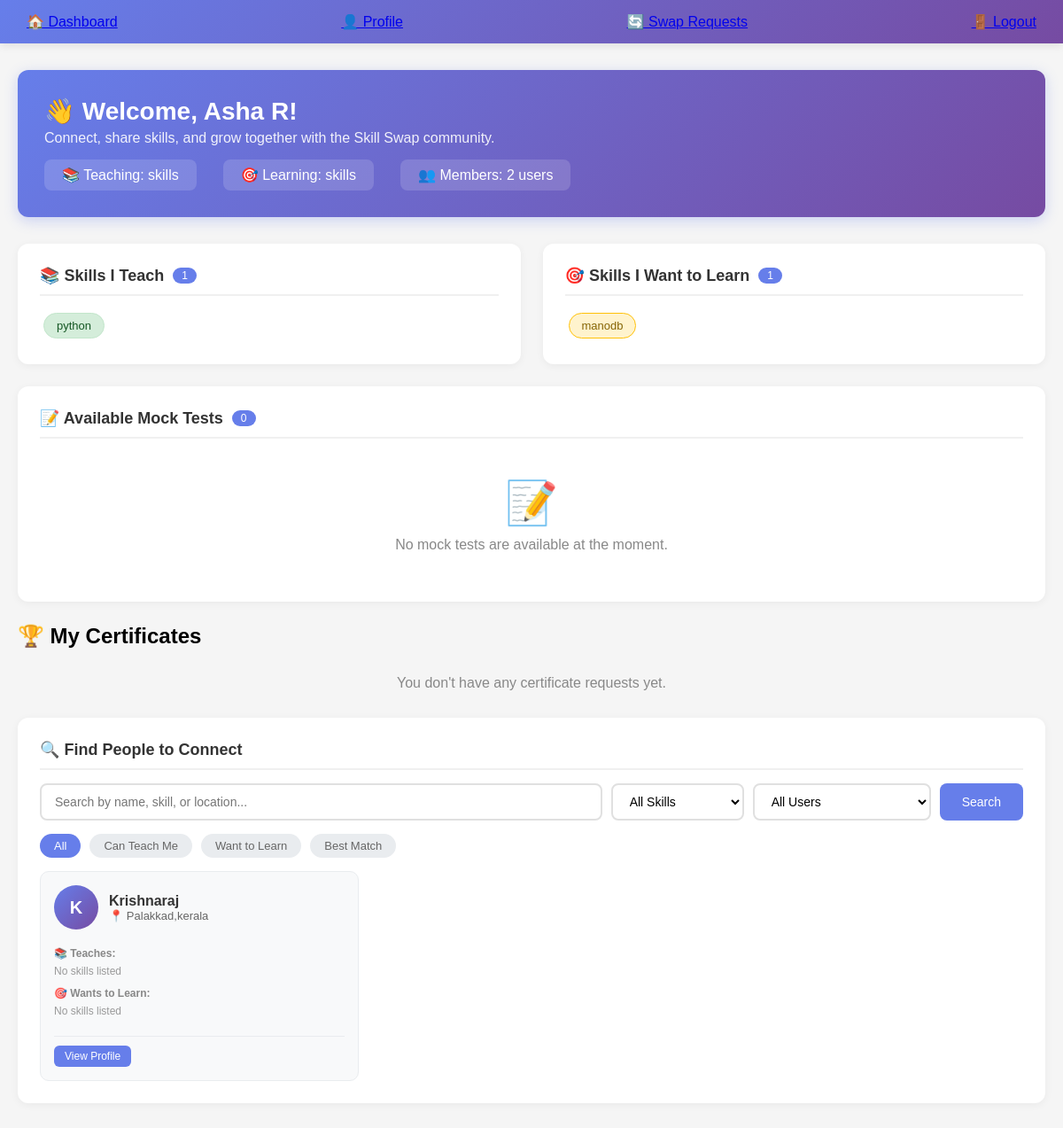
The page /dashboard/ (signed in) on the database its author committed.
### skillapp/models.py (models this page shows, shortened)
class Profile(models.Model):
    username = models.CharField(max_length=100, unique=True)
    email = models.EmailField(unique=True)
    password = models.CharField(max_length=100)
    full_name = models.CharField(max_length=200, blank=True)
    bio = models.TextField(blank=True)
    location = models.CharField(max_length=200, blank=True)
    created_at = models.DateTimeField(auto_now_add=True)

class ProfileSkill(models.Model):
    SKILL_TYPE = (
        ('teach', 'I Can Teach'),
        ('learn', 'I Want to Learn'),
    )
    profile = models.ForeignKey(Profile, on_delete=models.CASCADE, related_name='profile_skills')
    skill = models.ForeignKey(Skill, on_delete=models.CASCADE)
    skill_type = models.CharField(max_length=10, choices=SKILL_TYPE)
    created_at = models.DateTimeField(auto_now_add=True)
    class Meta:
        unique_together = ('profile', 'skill', 'skill_type')

class Skill(models.Model):
    name = models.CharField(max_length=100, unique=True)

### skillapp/views.py (the view)
# urls.py: path('dashboard/', views.dashboard, name='dashboard'),
def dashboard(request):
    if "user_id" not in request.session:
        return redirect("login")
    user_id = request.session["user_id"]
    try:
        user = Profile.objects.get(id=user_id)
    except Profile.DoesNotExist:
        return redirect("login")
    user_teaches = user.profile_skills.filter(
        skill_type="teach"
    )
    user_learns = user.profile_skills.filter(
        skill_type="learn"
    )
    other_users = Profile.objects.exclude(
        id=user_id
    )
    all_skills = Skill.objects.all()
    total_users = Profile.objects.count()
    pending_requests_count = SkillSwapRequest.objects.filter(
        to_user=user,
        status="pending"
    ).count()
    available_mock_tests = MockTest.objects.filter(
        status="active"
    )
    certificate_requests = CertificateRequest.objects.filter(
        student=user
    ).select_related(
        "test",
        "tutor",
        "attempt"
    ).order_by(
        "-requested_at"
    )
    certificates = Certificate.objects.filter(
        student=user
    ).select_related(
        "test",
        "tutor"
    ).order_by(
        "-issued_date"
    )
    for other in other_users:
        other.teaches_skills = other.profile_skills.filter(
            skill_type="teach"
        )
        other.learns_skills = other.profile_skills.filter(
            skill_type="learn"
        )
    context = {
        "user": user,
        "user_teaches": user_teaches,
        "user_learns": user_learns,
        "other_users": other_users,
        "all_skills": all_skills,
        "total_users": total_users,
        "pending_requests_count":
            pending_requests_count,
        "available_mock_tests":
            available_mock_tests,
        "certificate_requests":
            certificate_requests,
        "certificates":
            certificates,
    }
    return render(
        request,
        "dashboard.html",
        context
    )

### skill_swap/templates/dashboard.html (shortened to what this page needs)
<!DOCTYPE html>
<html>
<head>
</head>
<body>
    <nav class="navbar">
    <a href="{% url 'dashboard' %}" class="nav-link">
        🏠 Dashboard
    </a>
    <a href="{% url 'view_profile' user.id %}" class="nav-link">
        👤 Profile
    </a>
    <a href="{% url 'swap_requests' %}" class="nav-link">
        🔄 Swap Requests
    </a>
    <a href="{% url 'logout' %}" class="nav-link">
        🚪 Logout
    </a>
</nav>
    <div class="container">
        <div class="welcome-banner">
            <h1>👋 Welcome, {{ user.full_name|default:user.username }}!</h1>
            <p>Connect, share skills, and grow together with the Skill Swap community.</p>
            <div class="stats">
                <div class="stat-item">
                    📚 Teaching: {{ user.teaches_skills.count }} skills
                </div>
                <div class="stat-item">
                    🎯 Learning: {{ user.learns_skills.count }} skills
                </div>
                <div class="stat-item">
                    👥 Members: {{ total_users }} users
                </div>
            </div>
        </div>
        <div class="grid">
    <div class="card">
        <h3>
            📚 Skills I Teach
            <span class="badge">{{ user_teaches.count }}</span>
        </h3>
        {% if user_teaches %}
            <div>
                {% for profile_skill in user_teaches %}
                    <span class="skill-tag skill-teach">
                        {{ profile_skill.skill.name }}
                    </span>
                {% endfor %}
            </div>
        {% endif %}
    </div>
    <div class="card">
        <h3>
            🎯 Skills I Want to Learn
            <span class="badge">{{ user_learns.count }}</span>
        </h3>
        {% if user_learns %}
            <div>
                {% for profile_skill in user_learns %}
                    <span class="skill-tag skill-learn">
                        {{ profile_skill.skill.name }}
                    </span>
                {% endfor %}
            </div>
        {% endif %}
    </div>
</div>
<div class="card">
    <h3>
        📝 Available Mock Tests
        <span class="badge">{{ available_mock_tests.count }}</span>
    </h3>
    {% if available_mock_tests %}
        <div class="mock-test-grid">
            {% for test in available_mock_tests %}
                <div class="mock-test-card">
                    <div class="mock-test-header">
                        <div>
                            <h4>{{ test.title }}</h4>
                            <span class="difficulty difficulty-{{ test.difficulty }}">
                                {{ test.get_difficulty_display }}
                            </span>
                        </div>
                    </div>
                    <div class="mock-test-info">
                        <p>
                            📚 Questions:
                            <strong>{{ test.total_questions }}</strong>
                        </p>
                        <p>
                            ⭐ Marks per Question:
                            <strong>{{ test.marks_per_question }}</strong>
                        </p>
                        <p>
                            🎯 Passing Score:
                            <strong>{{ test.passing_score }}%</strong>
                        </p>
                        {% if test.description %}
                            <p class="mock-description">
                                {{ test.description }}
                            </p>
                        {% endif %}
                    </div>
                    <div class="mock-test-action">
                        <a href="{% url 'attempt_mock_test' test.id %}"
                           class="btn btn-primary">
                            🚀 Attempt Mock Test
                        </a>
                        <a href="{% url 'view_test_results' test.id %}"
       class="btn btn-outline"
       style="width: 100%; margin-top: 10px;">
        📊 View Results
    </a>
                    </div>
                </div>
            {% endfor %}
        </div>
    {% else %}
        <div class="empty-state">
            <div class="icon">📝</div>
            <p>
                No mock tests are available at the moment.
            </p>
        </div>
    {% endif %}
</div>
<div class="dashboard-card">
    <div class="card-header">
        <h2>🏆 My Certificates</h2>
    </div>
    {% if certificate_requests %}
        {% for certificate_request in certificate_requests %}
            <div class="certificate-request-card">
                <div class="certificate-info">
                    <h3>
                        {{ certificate_request.test.title }}
                    </h3>
                    <p>
                        Tutor:
                        {{ certificate_request.tutor.full_name|default:certificate_request.tutor.username }}
                    </p>
                    <p>
                        Score:
                        {{ certificate_request.attempt.score }}
                    </p>
                    <p>
                        Requested:
                        {{ certificate_request.requested_at|date:"d M Y" }}
                    </p>
                </div>
                <div class="certificate-status">
                    {% if certificate_request.status == "pending" %}
                        <span class="status pending">
                            ⏳ Waiting for Tutor Approval
                        </span>
                    {% elif certificate_request.status == "approved" %}
                        <span class="status approved">
                            ✅ Approved by Tutor
                        </span>
                        <p>
                            Your certificate request has been
                            approved by the tutor.
                        </p>
                    <a
                       href="{% url 'certificate_payment' certificate_request.id %}"
                       class="payment-btn">
                       💳 Pay ₹199
                    </a>
                    {% elif certificate_request.status == "rejected" %}
                        <span class="status rejected">
                            ❌ Request Rejected
                        </span>
                    {% elif certificate_request.status == "paid" %}
                        <span class="status paid">
                            💳 Payment Completed
                        </span>
                        <p>
                            Payment successful.
                            Your certificate is being generated.
                        </p>
                    {% elif certificate_request.status == "completed" %}
                        <span class="status completed">
                            🏆 Certificate Issued
                        </span>
                        <br><br>
                        <a
                            href="{% url 'view_certificate' certificate_request.id %}"
                            class="certificate-btn"
                        >
                            🏆 View Certificate
                        </a>
                    {% endif %}
                </div>
            </div>
        {% endfor %}
    {% else %}
        <div class="empty-state">
            <p>
                You don't have any certificate requests yet.
            </p>
        </div>
    {% endif %}
</div>
        <div class="card">
            <h3>🔍 Find People to Connect</h3>
            <div class="search-box">
                <input type="text" placeholder="Search by name, skill, or location..." id="searchInput">
                <select id="skillFilter">
                    <option value="">All Skills</option>
                </select>
                <select id="filterType">
                    <option value="all">All Users</option>
                </select>
                <button onclick="searchUsers()">Search</button>
            </div>
            <div class="filter-tabs">
                <button class="filter-tab active" onclick="filterUsers('all')">All</button>
                <button class="filter-tab" onclick="filterUsers('teach')">Can Teach Me</button>
                <button class="filter-tab" onclick="filterUsers('learn')">Want to Learn</button>
                <button class="filter-tab" onclick="filterUsers('match')">Best Match</button>
            </div>
           <div id="searchResults" class="user-grid">
    {% if other_users %}
        {% for other in other_users %}
            <div class="user-card"
                 data-teaches="{% for s in other.teaches_skills %}{{ s.skill.name }},{% endfor %}"
                 data-learns="{% for s in other.learns_skills %}{{ s.skill.name }},{% endfor %}">
                <div class="user-card-header">
                    <div class="user-avatar">
                        {{ other.full_name|slice:":1"|upper|default:other.username|slice:":1"|upper }}
                    </div>
                    <div>
                        <div class="user-name">
                            {{ other.full_name|default:other.username }}
                        </div>
                        <div class="user-location">
                            📍 {{ other.location|default:"Location not set" }}
                        </div>
                    </div>
                </div>
                <div class="user-skills">
                    <span class="label">📚 Teaches:</span>
                    {% for profile_skill in other.teaches_skills %}
                        <span class="skill-tag skill-teach">
                            {{ profile_skill.skill.name }}
                        </span>
                    {% empty %}
                        <span style="color: #999; font-size: 12px;">
                            No skills listed
                        </span>
                    {% endfor %}
                    <span class="label" style="margin-top: 10px;">
                        🎯 Wants to Learn:
                    </span>
                    {% for profile_skill in other.learns_skills %}
                        <span class="skill-tag skill-learn">
                            {{ profile_skill.skill.name }}
                        </span>
                    {% empty %}
                        <span style="color: #999; font-size: 12px;">
                            No skills listed
                        </span>
                    {% endfor %}
                </div>
                <div class="user-actions">
                    <a href="{% url 'view_profile' other.id %}"
                       class="btn btn-primary btn-sm">
                        View Profile
                    </a>
                </div>
            </div>
        {% endfor %}
    {% endif %}
</div>
</body>
</html>

### rows shown on the page
Profile: full_name "Asha R"
ProfileSkill: skill.name "python"
ProfileSkill: skill.name "manodb"
Profile: full_name "K", full_name "Krishnaraj", location "Palakkad,kerala"

### other values the page prints
{{ total_users }} "2"
{{ user_teaches.count }} "1"
{{ user_learns.count }} "1"
{{ available_mock_tests.count }} "0"
